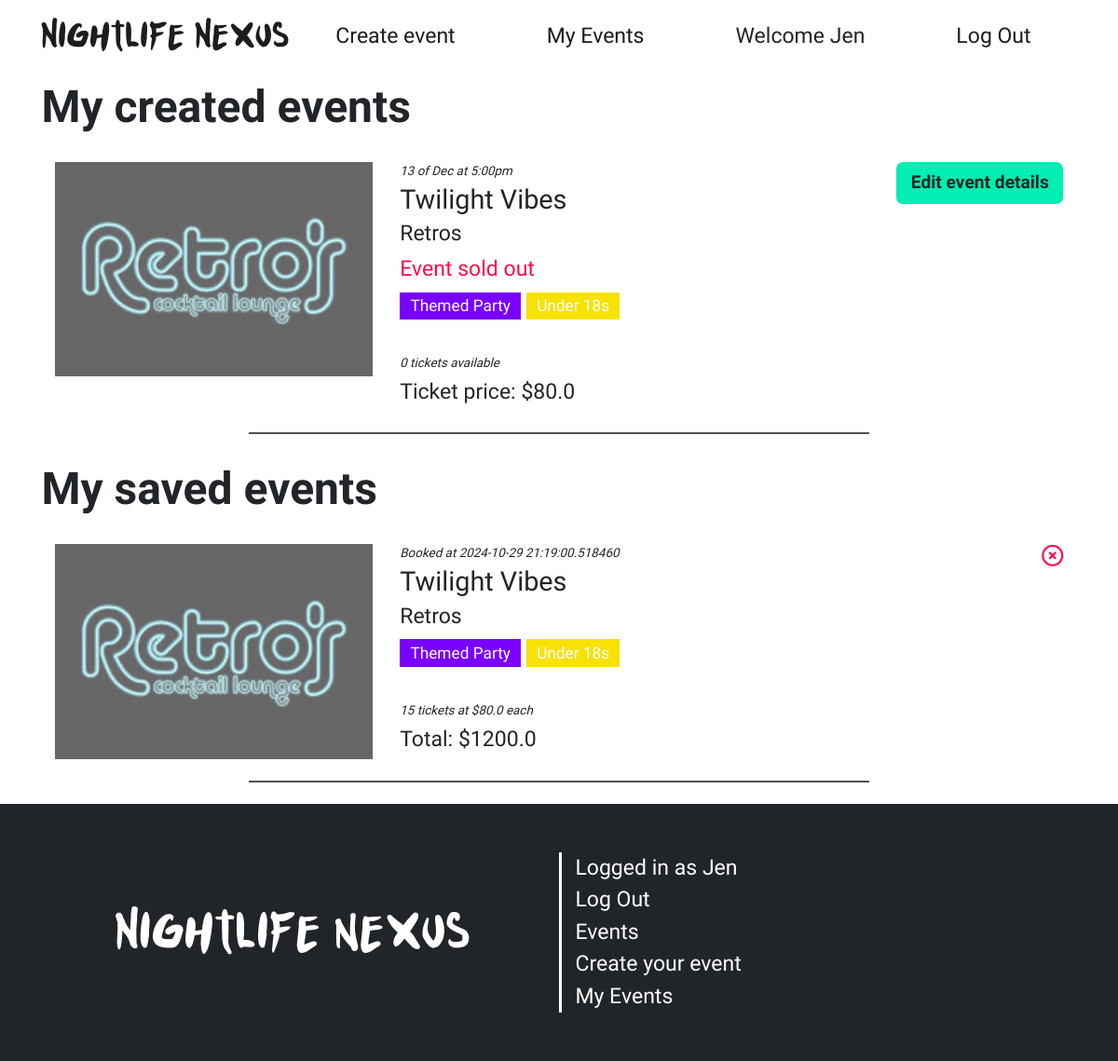
/events/bookings (signed in), run on the app's committed database.
### website/models.py (models this page shows, shortened)
class User(db.Model, UserMixin):
    __tablename__ = 'users'
    id = db.Column(db.Integer, primary_key=True)
    first_name = db.Column(db.String(50), nullable=False)
    surname = db.Column(db.String(50), nullable=False)
    email = db.Column(db.String(120), unique=True, nullable=False)
    password = db.Column(db.String(255), nullable=False)  # Make sure to hash passwords in practice
    contact_number = db.Column(db.String(15), nullable=False)
    street_address = db.Column(db.String(255), nullable=False)

class Events(db.Model):
    __tablename__ = 'events'
    id = db.Column(db.Integer, primary_key=True)
    title = db.Column(db.String(50), nullable=False)
    desc = db.Column(db.String(200), nullable=False)
    image = db.Column(db.String(100), nullable=False)  # Store the image file path
    date = db.Column(db.Integer, nullable=False)       # Store the selected date of the event
    month = db.Column(db.String(3), nullable=False)    # Store the selected month ('Jan', 'Feb')
    nightclub = db.Column(db.String(50), nullable=False)
    event_type = db.Column(db.String(50), nullable=False)
    age_range = db.Column(db.String(50), nullable=False)
    user_id = db.Column(db.Integer, db.ForeignKey('users.id'))
    time = db.Column(db.String(7), nullable=False)
    price = db.Column(db.Float(2), nullable=False)
    tickets = db.Column(db.Integer, nullable=False)

class Bookings(db.Model):
    __tablename__ = 'bookings'
    id = db.Column(db.Integer, primary_key=True)
    price = db.Column(db.Float(2), nullable=False)
    quantity = db.Column(db.Integer, nullable=False)
    booked_date = db.Column(db.DateTime, default=datetime.now())
    event_id = db.Column(db.Integer, db.ForeignKey('events.id'))
    user_id = db.Column(db.Integer, db.ForeignKey('users.id'))

### website/events.py (the view)
@event_bp.route('/bookings')
@login_required
def bookings():
    user_events = db.session.query(Events).filter(Events.user_id == current_user.id)
    for e in user_events:
       e.inactive = inactive(e.date,e.month)
    booked = db.session.query(Bookings, Events).filter(Events.id == Bookings.event_id, Bookings.user_id == current_user.id).all()
    return render_template('bookings.html', bookings=booked, user_events=user_events)

### website/__init__.py (called while the page is built)
def inactive(date, month):
   months = ['Jan','Feb','Mar','Apr','May','Jun','Jul','Aug','Sep','Oct','Nov','Dec']
   curr = datetime.today().strftime('%Y-%m-%d')
   eventDate = datetime.strptime(f'{date}/{months.index(month)+1}/{curr[:4]}', "%d/%m/%Y")
   if datetime.now().date() > eventDate.date():
      return True
   else:
      return False

def create_app():
    app = Flask(__name__)  # This is the name of the module/package that is calling this app
    app.debug = True
    app.secret_key = 'somesecretkey'
    app.config['SQLALCHEMY_DATABASE_URI'] = 'sqlite:///event_booking.db'  # Use one database
    app.config['SQLALCHEMY_TRACK_MODIFICATIONS'] = False  # To suppress SQLAlchemy warning
    db.init_app(app)
    Bootstrap5(app)
    login_manager = LoginManager()
    login_manager.login_view = 'auth.login'
    login_manager.init_app(app)
    from .models import User
    @login_manager.user_loader
    def load_user(user_id):
        return db.session.scalar(db.select(User).where(User.id == user_id))
    from . import views
    app.register_blueprint(views.main_bp)
    from . import events
    app.register_blueprint(events.event_bp)
    from . import auth
    app.register_blueprint(auth.auth_bp)
    return app

### website/templates/bookings.html
{% extends 'base.html' %}
{% block content %}
        <div class="container">
            {% if user_events %}
            <div class="">
                <div class="d-flex flex-column">
                    <h1 class="modal-title" id="exampleModalLabel">My created events</h1>
                </div>
            </div>
            <div>
            {% for userEvent in user_events %}
            <div class="row modalEvent">
                <span id="edit">
                    {% if userEvent.inactive %}
                    <a class="btn btn-edit disabled" href="{{ url_for('events.edit', id=userEvent.id )}}">Event inactive</a>
                    {% else %}
                    <a class="btn btn-edit" href="{{ url_for('events.edit', id=userEvent.id )}}">Edit event details</a>
                    {% endif %}
                </span>
                <div class="col-md-4">
                    <a href="{{ url_for('events.show', id=userEvent.id) }}" class="aImg">
                        <img src="{{ userEvent.image }}" />
                    </a>
                </div>
                <div class="col-md-5 eventsList">
                    <span id="bookingID">{{ userEvent.date}} of {{ userEvent.month }} at {{ userEvent.time }}</span>
                    <h4>{{ userEvent.title }}</h4>
                    <p>{{ userEvent.nightclub }}</p>
                    {% if userEvent.inactive %}
                    <p style="color: var(--main-red)">Event inactive</p>
                    {% elif userEvent.tickets == 0 %}
                    <p style="color: var(--main-red)">Event sold out</p>
                    {% endif %}
                    <span class="badge ev-{{ userEvent.event_type }}">{% if userEvent.event_type == 'theme' %}Themed Party{% elif userEvent.event_type == 'rave' %}Rave{% else %}DJ Set{% endif %}</span>
                    <span class="badge age-{{ userEvent.age_range }}">{% if userEvent.age_range == 'ov18' %}Over 18s{% elif userEvent.age_range == 'un18' %}Under 18s{% else %}All ages{% endif %}</span>
                    <br><br>
                    <span id="bookingID">{{ userEvent.tickets}} tickets available</span>
                    <p>Ticket price: ${{ userEvent.price }}</p>
                </div>
            </div>
            {% endfor %}
            </div>
            {% endif %}
            <div class="">
                <div class="d-flex flex-column">
                    <h1 class="modal-title" id="exampleModalLabel">My saved events</h1>
                </div>
            </div>
            <div>
            {% if bookings %}
                {% for booking in bookings %}
                    <form class="row modalEvent" action="{{ url_for('events.removeBooking', id=booking[0].id)}}">
                        <button id="close" type="submit" onclick="return confirm('Are you sure you want to remove this booking? Changes cannot be reversed.')"><i class="fa-regular fa-circle-xmark"></i></button>
                        <div class="col-md-4">
                            <a href="{{ url_for('events.show', id=booking[1].id) }}" class="aImg">
                                <img src="{{ booking[1].image }}" />
                            </a>
                        </div>
                        <div class="col-md-5 eventsList">
                            <span id="bookingID">Booked at {{ booking[0].booked_date }}</span>
                            <h4>{{ booking[1].title }}</h4>
                            <p>{{ booking[1].nightclub }}</p>
                            <span class="badge ev-{{ booking[1].event_type }}">{% if booking[1].event_type == 'theme' %}Themed Party{% elif booking[1].event_type == 'rave' %}Rave{% else %}DJ Set{% endif %}</span>
                            <span class="badge age-{{ booking[1].age_range }}">{% if booking[1].age_range == 'ov18' %}Over 18s{% elif booking[1].age_range == 'un18' %}Under 18s{% else %}All ages{% endif %}</span>
                            <br><br>
                            <span id="bookingID">{{ booking[0].quantity }} tickets at ${{ booking[0].price }} each</span>
                            <p>Total: ${{ booking[0].quantity * booking[0].price }}</p>
                        </div>
                    </form>
                {% endfor %}
            {%else%}
                <div class="h-50 d-flex align-items-center justify-content-center">
                    <h4>No events saved! Events you book will be shown here.</h4>
                </div>
            {% endif %}
            </div>
        </div>
{% endblock %}

### website/templates/base.html (shortened to what this page needs)
<html lang="en">
<head>
    <link href="https://cdn.jsdelivr.net/npm/bootstrap@5.3.3/dist/css/bootstrap.min.css" rel="stylesheet">
    <link href="/static/style/style.css" rel="stylesheet">
</head>
<body>
    <main class="{{background}}">
        <header class="navbar navbar-expand-lg flex-column">
            <div class="container">
                <a href="/"><h3 class="logo">Nightlife Nexus</h3></a>
                <div class="collapse navbar-collapse" id="navbar">
                    <ul class="navbar-nav nav w-100">
                        <li class="nav-item flex-fill"><a href="{{ url_for('events.create') }}">Create event</a></li>
                        <li class="nav-item flex-fill"><a href="{{ url_for('events.bookings') }}">My Events</a></li>
                        {% if current_user.is_authenticated %}
                        <li class="nav-item flex-fill"><p style="margin: 0">Welcome {{current_user.first_name}}</p></li>
                        <li class="nav-item flex-fill"><a href="{{ url_for('auth.logout') }}">Log Out</a></li>
                        {% else %}
                        <li class="nav-item flex-fill"><a href="{{ url_for('auth.register') }}">Register</a></li>
                        <li class="nav-item flex-fill"><a href="{{ url_for('auth.login') }}">Log In</a></li>
                        {% endif %}
                    </ul>
                </div>
            </div>
        </header>
        {% block content %}
        {% endblock %}
    </main>
    <footer>
        <div class="container">
            <div class="row align-items-center">
                <div class="col-md-6 d-flex justify-content-center align-items-center">
                    <h1 class="logo">Nightlife nexus</h1>
                </div>
                <div class="col-md-6 d-flex border-start align-items-center">
                    <ul class="list-group list-group-flush">
                        {% if current_user.is_authenticated %}
                        <li class="list-group-item"><p style="margin:0; color: white">Logged in as {{current_user.first_name}}</p></li>
                        <li class="list-group-item"><a href="{{ url_for('auth.logout') }}">Log Out</a></li>
                        {% else %}
                        <li class="list-group-item"><a href="{{ url_for('auth.login') }}">Log In</a></li>
                        {% endif %}
                        <li class="list-group-item"><a href="/">Events</a></li>
                        <li class="list-group-item"><a href="/events/create">Create your event</a></li>
                        <li class="list-group-item"><a href="/bookings">My Events</a></li>
                    </ul>
                </div>
            </div>
        </div>
    </footer>
</body>
</html>

### website/static/style/style.css (style rules this page uses)
:root { --main-blue: #0083ff; --main-purple: #7900ff; --main-pink: #ee00ab; --main-green: #00eeb1; --main-yellow: #f7e204; --main-red: #fb0a49; --main-orange: #f7a104; --purple-2: #4b3bff; --main-grey: #cacaca; }
html, body { font-family: "Lexend", sans-serif; font-weight: 400; font-size: 1.2em; min-height: 100vh; }
.navbar { text-align: center; padding: 1rem; }
.navbar a, .navbar button { transition: 200ms ease-in-out; color: #1d1d1d; text-decoration: none; }
footer a, footer button { transition: 200ms ease-in-out; }
.logo { font-family: "Punkboy"; margin: 0; text-align: center; }
h1, h2, h3 { font-family: "Lexend Exa", system-ui; font-optical-sizing: auto; font-weight: 700; font-style: normal; }
footer { background: var(--bs-body-color); min-height: 12em; display: flex; align-items: center; justify-content: center; color: white; }
footer ul { text-align: left; }
footer .list-group-item { background: none; padding: 0.2em; }
footer a, footer button { color: white; text-decoration: none; padding: 0; }
footer .border-end, footer .border-start { border-color: white !important; }
ul { margin-bottom: 0; }
.list-group-flush .list-group-item { border: none; background: transparent; padding: 0; }
.badge { display: inline-block; border-radius: 0; font-weight: 500; }
.ev-theme { background: var(--main-purple) }
.age-un18 { background: var(--main-yellow) }
.event p, h1 { margin: 0; }
.border-top, .border-bottom, .border-end, .border-start { border-color: black !important; border-width: 3px !important; }
.aImg img { width: 100%; height: 10em; object-fit: cover; opacity: 0.6; transition: 200ms ease-in-out }
.eventsList h4, .eventsList p, .eventsList span { margin: 3px 0; }
.modalEvent { margin: 1em 0; }
.modalEvent::after { content: ""; background: #505050; height: 2px; width: 60%; margin: 1em 20% 0 20%; }
.btn-edit { background: var(--main-green); margin-top: 1em; font-weight: bold; display: block; margin: 0; }
#close, #edit { float: right; color: var(--main-red); background: none; border: 0; display: flex; align-items: end; flex-direction: column; width: 100%; height: 2em; margin-bottom: -2em; }
#bookingID { font-size: 0.7rem; font-style: italic; }

### data on the page
User: first_name "Jen"
Events: image (picture), date "13", month "Dec", time "5:00pm", title "Twilight Vibes", nightclub "Retros", shows "Event sold out", event_type "Themed Party", age_range "Under 18s", tickets "0", price "80.0"
Bookings: image (picture), booked_date "2024-10-29 21:19:00.518460", title "Twilight Vibes", nightclub "Retros", quantity "15", price "80.0", booking[0].quantity*booking[0].price "1200.0"
